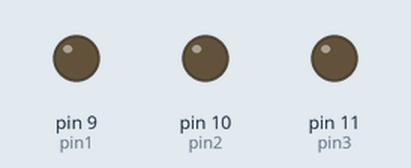
This sketch was run on a simulated Arduino Uno, built with avr-gcc and run on an emulated ATmega328P. Parts: output pins drawn as LEDs (lit = HIGH).

Above: at 0.2 s.
At 0.7 s:
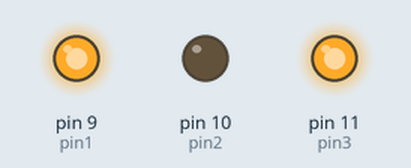
At 2.2 s:
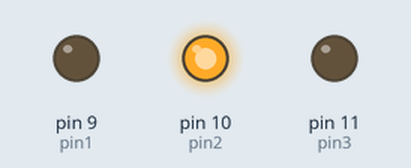
Timing chart, 0 to 3.0 s (numbered marks = the images above):
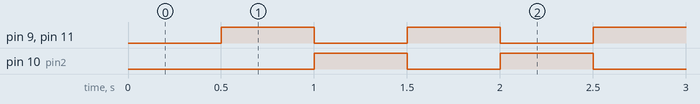

The sketch:

Simple-MultiTasking.ino
```cpp
// Simple Multi-Tasking

#include <Metro.h> // Include Metro Library

const short pin1 = 9;  // Define led pin1 example 9
const short pin2 = 10;  // Define led pin2 examle 10
const short pin3 = 11;  // Define led pin3 example 11

bool state1 = false;  // Define state1 as false for pin1 and it cause in the first use led off until pass the time
bool state2 = true;  // Define state2 as true for pin2 and it cause in the first use led on until pass the time
bool state3 = false;  // Define state3 as false for pin3 and it cause in the first use led off until pass the time

Metro metro1 = Metro(500);  // Define Metro1 for pin1 and give it some milliseconds example 500
Metro metro2 = Metro(500); // Define Metro2 for pin2 and give it some milliseconds example 500
Metro metro3 = Metro(500); // Define Metro3 for pin3 and give it some milliseconds example 500

void setup() {
  pinMode(pin1, OUTPUT);  // Set pin1 as led output
  pinMode(pin2, OUTPUT);  // Set pin2 as led output
  pinMode(pin3, OUTPUT);  // Set pin3 as led output
}

void loop() {
  if (metro1.check()){
    state1 = !state1;  // After checking millisecondes of metro1 set state1 in reverse position example from false to true
    digitalWrite(pin1, state1);  // Digital write pin1 as state1
    }

  if (metro2.check()){
    state2 = !state2;  // After checking millisecondes of metro2 set state2 in reverse position example from true to false
    digitalWrite(pin2, state2); // Digital write pin2 as state2
    }

    if (metro3.check()){
    state3 = !state3;  // // After checking millisecondes of metro3 set state3 in reverse position example from false to true
    digitalWrite(pin3, state3); // Digital write pin3 as state3
    }
}

// Good Luck Guys :)
```

Measured:
- by itself, pin 9 (pin1), pin 10 (pin2), pin 11 (pin3): alternates HIGH for 0.50 s and LOW for 0.50 s
- by itself, everything shown: repeats every 16.0 s, in 51 steps
